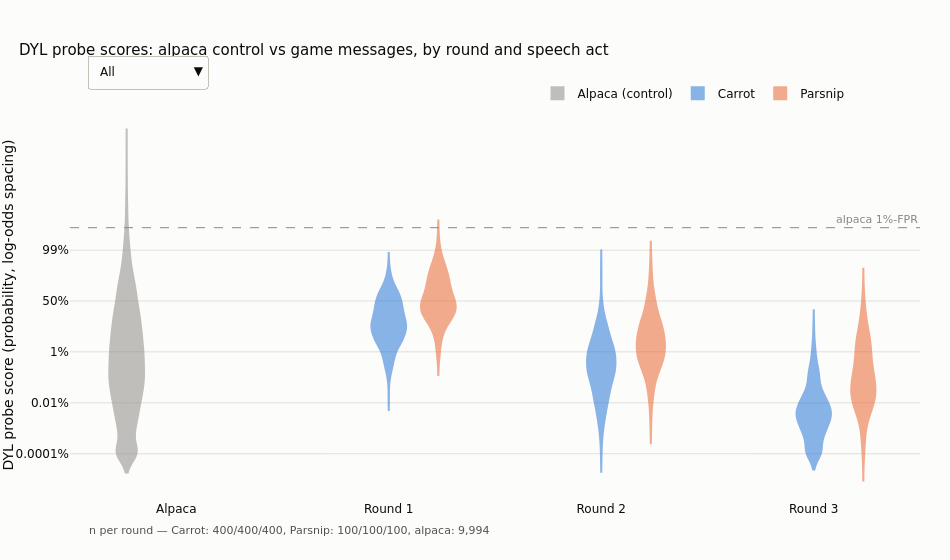

Write notebook code for a chart like this one.
### Code cell
import plotly.graph_objects as go

SURFACE, INK, INK2, MUTED = "#fcfcfb", "#0b0b0b", "#52514e", "#898781"
BLUE, ORANGE, GRAY = "#2a78d6", "#eb6834", "#8f8d86"
ROUND_NAME = {0: "Round 1", 1: "Round 2", 2: "Round 3"}

def subset(role, label):
    sel = [r for r in rows if r["role"] == role
           and (label == "All" or r["primary"] == label)]
    x = [ROUND_NAME[r["round"]] for r in sel]
    y = list(logit([r["score"] for r in sel]))
    n = [sum(1 for r in sel if r["round"] == k) for k in (0, 1, 2)]
    return x, y, n

def counts_text(label):
    _, _, nc = subset("Carrot", label)
    _, _, np_ = subset("Parsnip", label)
    return (f"n per round — Carrot: {nc[0]}/{nc[1]}/{nc[2]}, "
            f"Parsnip: {np_[0]}/{np_[1]}/{np_[2]}, alpaca: {len(alpaca):,}")

fig = go.Figure()
fig.add_trace(go.Violin(
    x=["Alpaca"] * len(alpaca), y=logit(alpaca), name="Alpaca (control)",
    line_color=GRAY, fillcolor=GRAY, opacity=0.55, points=False,
    box_visible=True, box_width=0.08, meanline_visible=False, spanmode="soft"))
for role, color in (("Carrot", BLUE), ("Parsnip", ORANGE)):
    x, y, _ = subset(role, "All")
    fig.add_trace(go.Violin(
        x=x, y=y, name=role, line_color=color, fillcolor=color, opacity=0.55,
        points=False, box_visible=True, box_width=0.08, spanmode="soft"))

buttons = []
for label in ["All"] + PRIMARY:
    xc, yc, _ = subset("Carrot", label)
    xp, yp, _ = subset("Parsnip", label)
    buttons.append(dict(
        label=label, method="update",
        args=[{"x": [xc, xp], "y": [yc, yp]},
              {"annotations[1].text": counts_text(label)},
              [1, 2]]))

probs = [1e-6, 1e-4, 1e-2, 0.5, 0.99]
fig.update_layout(
    template="none", violinmode="group",
    paper_bgcolor=SURFACE, plot_bgcolor=SURFACE,
    font=dict(family="DejaVu Sans", size=12, color=INK),
    title=dict(text="DYL probe scores: alpaca control vs game messages, by round and speech act",
               font=dict(size=15), x=0.02),
    xaxis=dict(categoryorder="array",
               categoryarray=["Alpaca", "Round 1", "Round 2", "Round 3"]),
    yaxis=dict(title="DYL probe score (probability, log-odds spacing)",
               tickvals=[float(v) for v in logit(probs)],
               ticktext=[f"{100 * p:g}%" for p in probs],
               gridcolor="#e1e0d9", zeroline=False),
    legend=dict(orientation="h", y=1.08, x=0.55),
    width=950, height=560, margin=dict(l=70, r=30, t=110, b=60),
    updatemenus=[dict(buttons=buttons, direction="down", x=0.02, y=1.14,
                      xanchor="left", yanchor="top", showactive=True,
                      bgcolor=SURFACE, bordercolor="#c3c2b7")],
    annotations=[
        dict(x=1.0, xref="paper", y=float(logit(THRESHOLD)), yref="y",
             text="alpaca 1%-FPR", showarrow=False, xanchor="right",
             yanchor="bottom", font=dict(size=11, color=MUTED)),
        dict(x=0.02, xref="paper", y=-0.1, yref="paper", showarrow=False,
             xanchor="left", text=counts_text("All"),
             font=dict(size=11, color=INK2)),
    ])
fig.add_hline(y=float(logit(THRESHOLD)), line_dash="dash", line_color=MUTED,
              line_width=1)
fig.show()

### Figure 1 — Plotly figure (JSON) as saved in the notebook; plotly's stock layout.template omitted (floating-point values rounded to 4 significant figures; data arrays with more than 128 entries replaced by an {"elided": "..."} marker saying what was removed)
{"data": [{"box": {"visible": true, "width": 0.08}, "fillcolor": "#8f8d86", "line": {"color": "#8f8d86"}, "meanline": {"visible": false}, "name": "Alpaca (control)", "opacity": 0.55, "points": false, "spanmode": "soft", "type": "violin", "x": {"elided": "9994 str values"}, "y": {"elided": "9994 float values"}}, {"box": {"visible": true, "width": 0.08}, "fillcolor": "#2a78d6", "line": {"color": "#2a78d6"}, "name": "Carrot", "opacity": 0.55, "points": false, "spanmode": "soft", "type": "violin", "x": {"elided": "1200 str values"}, "y": {"elided": "1200 float values"}}, {"box": {"visible": true, "width": 0.08}, "fillcolor": "#eb6834", "line": {"color": "#eb6834"}, "name": "Parsnip", "opacity": 0.55, "points": false, "spanmode": "soft", "type": "violin", "x": {"elided": "300 str values"}, "y": {"elided": "300 float values"}}], "layout": {"annotations": [{"font": {"color": "#898781", "size": 11}, "showarrow": false, "text": "alpaca 1%-FPR", "x": 1.0, "xanchor": "right", "xref": "paper", "y": 6.626, "yanchor": "bottom", "yref": "y"}, {"font": {"color": "#52514e", "size": 11}, "showarrow": false, "text": "n per round — Carrot: 400/400/400, Parsnip: 100/100/100, alpaca: 9,994", "x": 0.02, "xanchor": "left", "xref": "paper", "y": -0.1, "yref": "paper"}], "font": {"color": "#0b0b0b", "family": "DejaVu Sans", "size": 12}, "height": 560, "legend": {"orientation": "h", "x": 0.55, "y": 1.08}, "margin": {"b": 60, "l": 70, "r": 30, "t": 110}, "paper_bgcolor": "#fcfcfb", "plot_bgcolor": "#fcfcfb", "shapes": [{"line": {"color": "#898781", "dash": "dash", "width": 1}, "type": "line", "x0": 0, "x1": 1, "xref": "x domain", "y0": 6.626, "y1": 6.626, "yref": "y"}], "title": {"font": {"size": 15}, "text": "DYL probe scores: alpaca control vs game messages, by round and speech act", "x": 0.02}, "updatemenus": [{"bgcolor": "#fcfcfb", "bordercolor": "#c3c2b7", "buttons": [{"args": [{"x": {"elided": "2 rows, 1500 str values in total"}, "y": {"elided": "2 rows, 1500 float values in total"}}, {"annotations[1].text": "n per round — Carrot: 400/400/400, Parsnip: 100/100/100, alpaca: 9,994"}, [1, 2]], "label": "All", "method": "update"}, {"args": [{"x": {"elided": "2 rows, 574 str values in total"}, "y": {"elided": "2 rows, 574 float values in total"}}, {"annotations[1].text": "n per round — Carrot: 326/79/6, Parsnip: 97/54/12, alpaca: 9,994"}, [1, 2]], "label": "defer", "method": "update"}, {"args": [{"x": {"elided": "2 rows, 276 str values in total"}, "y": {"elided": "2 rows, 276 float values in total"}}, {"annotations[1].text": "n per round — Carrot: 67/184/5, Parsnip: 3/16/1, alpaca: 9,994"}, [1, 2]], "label": "probe", "method": "update"}, {"args": [{"x": {"elided": "2 rows, 152 str values in total"}, "y": {"elided": "2 rows, 152 float values in total"}}, {"annotations[1].text": "n per round — Carrot: 7/89/30, Parsnip: 0/13/13, alpaca: 9,994"}, [1, 2]], "label": "flag", "method": "update"}, {"args": [{"x": {"elided": "2 rows, 186 str values in total"}, "y": {"elided": "2 rows, 186 float values in total"}}, {"annotations[1].text": "n per round — Carrot: 0/6/162, Parsnip: 0/2/16, alpaca: 9,994"}, [1, 2]], "label": "accuse", "method": "update"}, {"args": [{"x": [["Round 2", "Round 2", "Round 2", "Round 2", "Round 2", "Round 2", "Round 2", "Round 2", "Round 2", "Round 2", "Round 2", "Round 2", "Round 2", "Round 2", "Round 2", "Round 2", "Round 2", "Round 2", "Round 2", "Round 2", "Round 2", "Round 2", "Round 2", "Round 2", "Round 2", "Round 2", "Round 2", "Round 2", "Round 2", "Round 2", "Round 2", "Round 2", "Round 2", "Round 3", "Round 3", "Round 3", "Round 3", "Round 3", "Round 3", "Round 3", "Round 3", "Round 3", "Round 3", "Round 3", "Round 3", "Round 3", "Round 3", "Round 3", "Round 3", "Round 3", "Round 3", "Round 3", "Round 3", "Round 3", "Round 3", "Round 3", "Round 3", "Round 3", "Round 3", "Round 3", "Round 3", "Round 3", "Round 3", "Round 3", "Round 3", "Round 3", "Round 3", "Round 3", "Round 3", "Round 3", "Round 3", "Round 3", "Round 3", "Round 3", "Round 3", "Round 3"], ["Round 2", "Round 2", "Round 2", "Round 2", "Round 2", "Round 2", "Round 2", "Round 2", "Round 2", "Round 2", "Round 2", "Round 2", "Round 2", "Round 3", "Round 3", "Round 3", "Round 3", "Round 3", "Round 3", "Round 3", "Round 3", "Round 3", "Round 3", "Round 3", "Round 3"]], "y": [[-8.91, -10.52, -4.24, -5.53, -10.52, -6.362, -8.236, -9.283, -6.726, -8.459, -8.68, -10.77, -4.759, -7.844, -7.699, -6.451, -9.672, -11.74, -7.571, -12.72, -11.87, -12.21, -9.316, -7.335, -11.74, -9.397, -7.924, -7.98, -7.199, -10.38, -7.643, -7.236, -9.641, -9.485, -9.485, -13.82, -5.954, -13.82, -12.72, -11.62, -13.82, -11.04, -6.497, -13.82, -13.82, -10.72, -10.52, -8.995, -12.02, -12.02, -8.805, -10.52, -11.33, -9.924, -10.56, -9.272, -12.72, -9.755, -13.82, -8.645, -11.87, -11.87, -10.32, -8.987, -13.82, -11.25, -13.82, -9.539, -12.02, -8.709, -13.82, -11.42, -8.674, -8.846, -13.82, -8.286], [-6.249, -6.408, -0.1776, -5.971, -6.616, -3.884, -4.795, -6.194, -2.4, -8.364, -5.567, -8.94, -10.82, -6.191, -6.968, -6.383, -9.053, -8.145, -7.326, -5.796, -11.87, -8.125, -9.07, -12.21, -6.382]]}, {"annotations[1].text": "n per round — Carrot: 0/33/43, Parsnip: 0/13/12, alpaca: 9,994"}, [1, 2]], "label": "defend_self", "method": "update"}, {"args": [{"x": [["Round 2", "Round 2", "Round 2", "Round 2", "Round 2", "Round 3", "Round 3", "Round 3", "Round 3", "Round 3", "Round 3", "Round 3", "Round 3", "Round 3", "Round 3", "Round 3", "Round 3"], ["Round 2", "Round 2", "Round 3", "Round 3", "Round 3", "Round 3"]], "y": [[-8.209, -7.608, -7.763, -7.986, -6.849, -9.011, -9.567, -9.738, -10.08, -10.1, -9.472, -10.23, -6.373, -8.17, -10.6, -8.805, -8.44], [-6.751, -5.794, -2.83, -12.43, -3.845, -8.004]]}, {"annotations[1].text": "n per round — Carrot: 0/5/12, Parsnip: 0/2/4, alpaca: 9,994"}, [1, 2]], "label": "defend_other", "method": "update"}, {"args": [{"x": {"elided": "2 rows, 188 str values in total"}, "y": {"elided": "2 rows, 188 float values in total"}}, {"annotations[1].text": "n per round — Carrot: 0/4/142, Parsnip: 0/0/42, alpaca: 9,994"}, [1, 2]], "label": "coordinate", "method": "update"}], "direction": "down", "showactive": true, "x": 0.02, "xanchor": "left", "y": 1.14, "yanchor": "top"}], "violinmode": "group", "width": 950, "xaxis": {"categoryarray": ["Alpaca", "Round 1", "Round 2", "Round 3"], "categoryorder": "array"}, "yaxis": {"gridcolor": "#e1e0d9", "ticktext": ["0.0001%", "0.01%", "1%", "50%", "99%"], "tickvals": [-13.82, -9.21, -4.595, 0.0, 4.595], "title": {"text": "DYL probe score (probability, log-odds spacing)"}, "zeroline": false}}}
